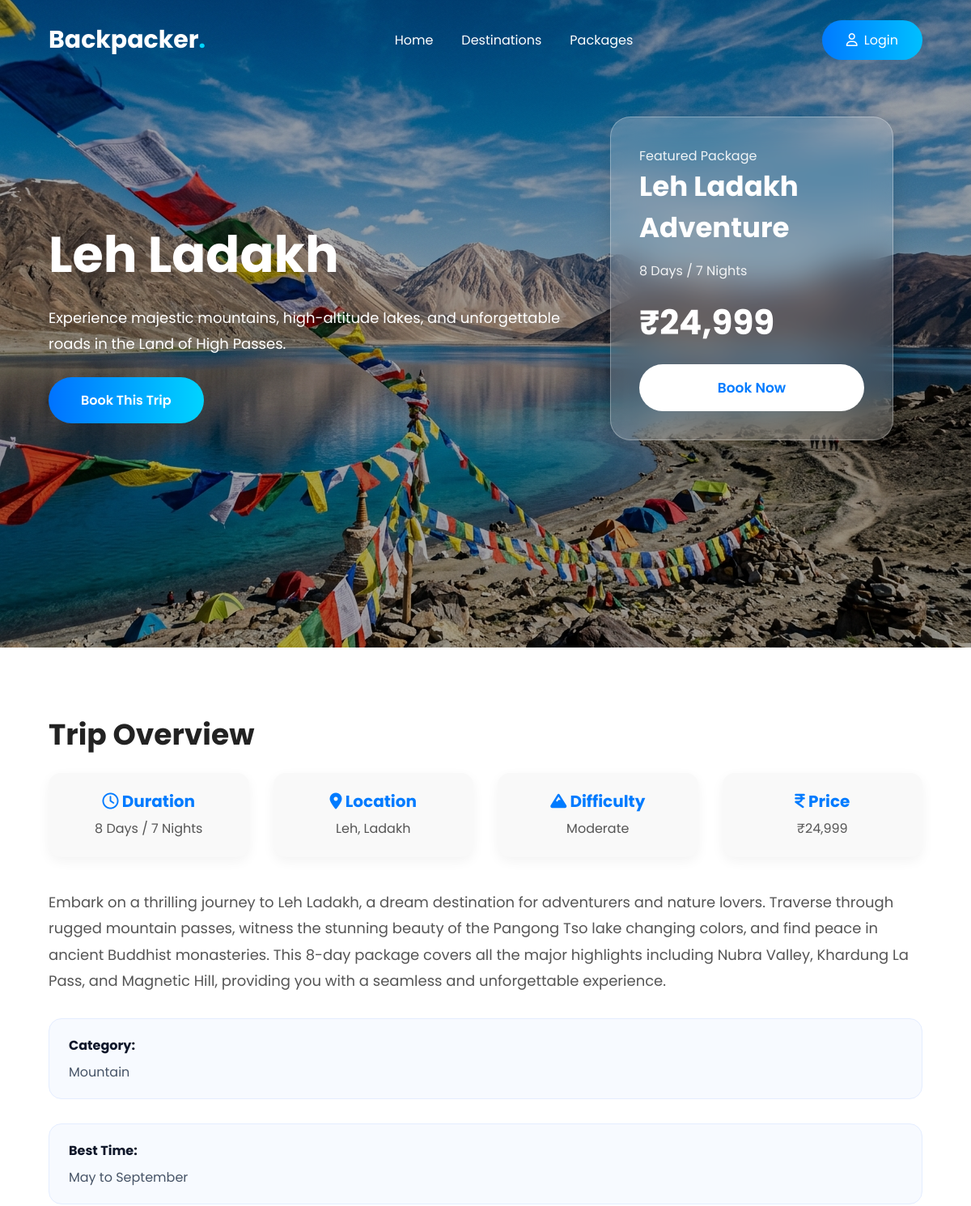
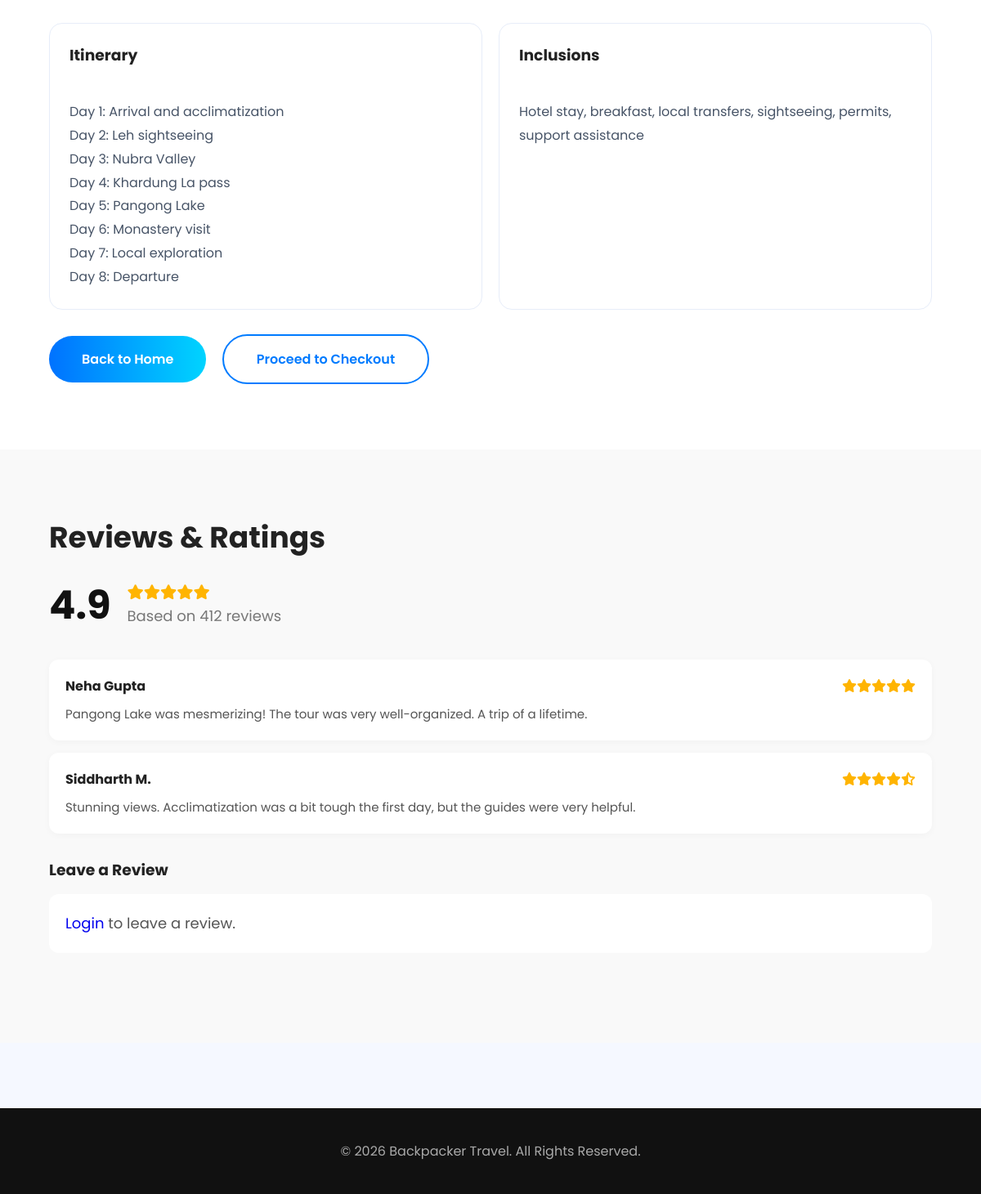
Page /leh-ladakh.php on the committed database (2 pictures, top to bottom).
### tables this page shows
CREATE TABLE IF NOT EXISTS destinations (
    id INT AUTO_INCREMENT PRIMARY KEY,
    title VARCHAR(255) NOT NULL,
    duration VARCHAR(100),
    highlights VARCHAR(255),
    category VARCHAR(100) DEFAULT 'General',
    price DECIMAL(10,2) NOT NULL,
    image_url VARCHAR(255),
    location VARCHAR(255),
    description TEXT,
    overview TEXT,
    itinerary TEXT,
    inclusions TEXT,
    best_time VARCHAR(255),
    difficulty VARCHAR(100),
    hero_image VARCHAR(255)
);

### includes/functions.php (called while the page is built, shortened)
<?php
function clean($value): string
{
    return htmlspecialchars((string) $value, ENT_QUOTES, 'UTF-8');
}
function is_logged_in(): bool
{
    return !empty($_SESSION['user_id']);
}

### leh-ladakh.php (the view, shortened to what this page needs)
<?php
require_once __DIR__ . '/includes/functions.php';
require_once __DIR__ . '/includes/db.php';
$stmt = $pdo->prepare("SELECT * FROM destinations WHERE LOWER(title) = 'leh ladakh' LIMIT 1");
$stmt->execute();
$dest = $stmt->fetch();
$dest_id = $dest['id'] ?? 0;
$reviews = [];
if ($dest_id > 0) {
    $rs = $pdo->prepare('SELECT r.*, u.name FROM reviews r JOIN users u ON r.user_id = u.id WHERE r.destination_id = ? ORDER BY r.created_at DESC');
    $rs->execute([$dest_id]);
    $reviews = $rs->fetchAll();
}
$avg_rating = count($reviews) ? round(array_sum(array_column($reviews, 'rating')) / count($reviews), 1) : 4.9;
$destinationTitle = $dest['title'] ?? 'Leh Ladakh';
$destinationSubtitle = $dest['description'] ?: 'Experience majestic mountains, high-altitude lakes, and unforgettable roads in the Land of High Passes.';
$destinationOverview = $dest['overview'] ?: 'Embark on a thrilling journey to Leh Ladakh, a dream destination for adventurers and nature lovers. Traverse through rugged mountain passes, witness the stunning beauty of the Pangong Tso lake changing colors, and find peace in ancient Buddhist monasteries. This 8-day package covers all the major highlights including Nubra Valley, Khardung La Pass, and Magnetic Hill, providing you with a seamless and unforgettable experience.';
$destinationLocation = $dest['location'] ?: 'Leh, Ladakh';
$destinationBestTime = $dest['best_time'] ?: 'May to September';
$destinationDifficulty = $dest['difficulty'] ?: 'Moderate';
$destinationCategory = $dest['category'] ?: 'Mountain';
$destinationItinerary = $dest['itinerary'] ?: "Day 1: Arrival and acclimatization\nDay 2: Leh sightseeing\nDay 3: Nubra Valley\nDay 4: Khardung La pass\nDay 5: Pangong Lake\nDay 6: Monastery visit\nDay 7: Local exploration\nDay 8: Departure";
$destinationInclusions = $dest['inclusions'] ?: 'Hotel stay, breakfast, local transfers, sightseeing, permits, support assistance';
?>
<!DOCTYPE html>
<html lang="en">
  <head>
    <link rel="stylesheet" href="Style.css" />
    <link rel="stylesheet" href="https://cdnjs.cloudflare.com/ajax/libs/font-awesome/6.5.2/css/all.min.css" />
  </head>
  <body>
    <header>
      <div class="container">
        <nav>
          <div class="logo">Backpacker<span>.</span></div>
          <ul class="nav-links">
            <li><a href="index.php">Home</a></li>
            <li><a href="search.php">Destinations</a></li>
            <li><a href="packages.php">Packages</a></li>
          </ul>
          <div style="display:flex; align-items:center; gap:20px;">
            <?php if (is_logged_in()): ?>
              <a href="profile.php" class="login-btn"><i class="fa-regular fa-user" style="margin-right:8px;"></i>Profile</a>
            <?php else: ?>
              <a href="login.php" class="login-btn"><i class="fa-regular fa-user" style="margin-right:8px;"></i>Login</a>
            <?php endif; ?>
          </div>
        </nav>
      </div>
    </header>
    <section class="hero destination-hero">
      <div class="container">
        <div class="hero-content">
          <h1><?= clean($destinationTitle) ?></h1>
          <p><?= clean($destinationSubtitle) ?></p>
          <a href="#booking" class="btn">Book This Trip</a>
        </div>
      </div>
      <div class="booking-card glass">
        <p>Featured Package</p>
        <h2><?= clean($destinationTitle) ?> Adventure</h2>
        <p><?= clean($dest['duration'] ?: '8 Days / 7 Nights') ?></p>
        <div class="price">&#8377;<?= number_format((float) ($dest['price'] ?? 24999), 0) ?></div>
        <button onclick="document.getElementById('booking').scrollIntoView();">Book Now</button>
      </div>
    </section>
    <section class="trip-details" id="booking">
      <div class="container">
        <h2>Trip Overview</h2>
        <div class="trip-info-box">
          <div class="info-item"><h4><i class="fa-regular fa-clock"></i> Duration</h4><p><?= clean($dest['duration'] ?: '8 Days / 7 Nights') ?></p></div>
          <div class="info-item"><h4><i class="fa-solid fa-location-dot"></i> Location</h4><p><?= clean($destinationLocation) ?></p></div>
          <div class="info-item"><h4><i class="fa-solid fa-mountain"></i> Difficulty</h4><p><?= clean($destinationDifficulty) ?></p></div>
          <div class="info-item"><h4><i class="fa-solid fa-indian-rupee-sign"></i> Price</h4><p>&#8377;<?= number_format((float) ($dest['price'] ?? 24999), 0) ?></p></div>
        </div>
        <p><?= clean($destinationOverview) ?></p>
        <div style="margin: 24px 0 30px; background: #f7faff; padding: 20px 24px; border-radius: 16px; border: 1px solid #e4edff;">
          <strong style="display: block; margin-bottom: 8px; color: #0f172a;">Category:</strong>
          <span style="color:#475467;"><?= clean($destinationCategory) ?></span>
        </div>
        <div style="margin: 24px 0 30px; background: #f7faff; padding: 20px 24px; border-radius: 16px; border: 1px solid #e4edff;">
          <strong style="display: block; margin-bottom: 8px; color: #0f172a;">Best Time:</strong>
          <span style="color:#475467;"><?= clean($destinationBestTime) ?></span>
        </div>
        <div style="margin: 24px 0 30px; display:grid; grid-template-columns: 1fr 1fr; gap:20px;">
          <div style="background:#fff; border:1px solid #e7edf9; border-radius:16px; padding:24px;">
            <h3 style="margin-top:0; margin-bottom:12px;">Itinerary</h3>
            <div style="white-space:pre-line; color:#475467; line-height:1.8;">
              <?= clean($destinationItinerary) ?>
            </div>
          </div>
          <div style="background:#fff; border:1px solid #e7edf9; border-radius:16px; padding:24px;">
            <h3 style="margin-top:0; margin-bottom:12px;">Inclusions</h3>
            <div style="white-space:pre-line; color:#475467; line-height:1.8;">
              <?= clean($destinationInclusions) ?>
            </div>
          </div>
        </div>
        <a href="index.php" class="btn">Back to Home</a>
        <a href="checkout.php<?= $dest_id ? '?dest_id=' . $dest_id : '' ?>" class="btn btn-outline" style="color: #007bff; border-color: #007bff;">Proceed to Checkout</a>
      </div>
    </section>
    <section class="trip-details" style="background: #f9f9f9;">
      <div class="container">
        <h2>Reviews &amp; Ratings</h2>
        <div style="display:flex; align-items:center; gap: 20px; margin-bottom: 30px;">
          <h1 style="font-size:48px; margin:0; color:#111;"><?= $avg_rating ?></h1>
          <div>
            <div style="color:#ffb400; font-size:18px;"><i class="fa-solid fa-star"></i><i class="fa-solid fa-star"></i><i class="fa-solid fa-star"></i><i class="fa-solid fa-star"></i><i class="fa-solid fa-star"></i></div>
            <p style="margin:0; color:#777;">Based on <?= count($reviews) ?: 412 ?> reviews</p>
          </div>
        </div>
        <?php if (empty($reviews)): ?>
          <div style="background:#fff; padding:20px; border-radius:12px; margin-bottom:15px; box-shadow:0 2px 10px rgba(0,0,0,0.03);">
            <div style="display:flex; justify-content:space-between; margin-bottom:10px;"><strong>Neha Gupta</strong><div style="color:#ffb400;"><i class="fa-solid fa-star"></i><i class="fa-solid fa-star"></i><i class="fa-solid fa-star"></i><i class="fa-solid fa-star"></i><i class="fa-solid fa-star"></i></div></div>
            <p style="margin:0; color:#555; font-size:15px; line-height:1.6;">Pangong Lake was mesmerizing! The tour was very well-organized. A trip of a lifetime.</p>
          </div>
          <div style="background:#fff; padding:20px; border-radius:12px; margin-bottom:30px; box-shadow:0 2px 10px rgba(0,0,0,0.03);">
            <div style="display:flex; justify-content:space-between; margin-bottom:10px;"><strong>Siddharth M.</strong><div style="color:#ffb400;"><i class="fa-solid fa-star"></i><i class="fa-solid fa-star"></i><i class="fa-solid fa-star"></i><i class="fa-solid fa-star"></i><i class="fa-solid fa-star-half-stroke"></i></div></div>
            <p style="margin:0; color:#555; font-size:15px; line-height:1.6;">Stunning views. Acclimatization was a bit tough the first day, but the guides were very helpful.</p>
          </div>
        <?php endif; ?>
        <h3 style="margin-bottom:15px;">Leave a Review</h3>
        <?php if (is_logged_in()): ?>
          <form method="post" action="leh-ladakh.php" style="background:#fff; padding:30px; border-radius:12px; box-shadow:0 2px 10px rgba(0,0,0,0.03);">
            <div style="margin-bottom:15px;">
              <label style="display:block; margin-bottom:5px; font-weight:600;">Your Rating</label>
              <div style="display:flex; gap:8px; font-size:24px;" id="star-row">
                <?php for ($i=1;$i<=5;$i++): ?><i class="fa-solid fa-star" data-val="<?= $i ?>" style="color:#ddd; cursor:pointer;" onclick="setRating(<?= $i ?>)"></i><?php endfor; ?>
              </div>
              <input type="hidden" name="rating" id="rating_val" value="5">
            </div>
            <div style="margin-bottom:15px;">
              <label style="display:block; margin-bottom:5px; font-weight:600;">Comment</label>
              <textarea name="comment" style="width:100%; padding:15px; border:1px solid #ddd; border-radius:8px; font-family:inherit; box-sizing:border-box;" rows="4" placeholder="Share your experience..." required></textarea>
            </div>
            <button type="submit" class="btn" style="border:none; cursor:pointer;">Submit Review</button>
          </form>
        <?php else: ?>
          <p style="background:#fff; padding:20px; border-radius:12px;"><a href="login.php">Login</a> to leave a review.</p>
        <?php endif; ?>
      </div>
    </section>
    <footer>
      <div class="container">
        <p style="text-align:center;padding:40px 0;">&copy; 2026 Backpacker Travel. All Rights Reserved.</p>
      </div>
    </footer>
  </body>
</html>

### Style.css (style rules this page uses)
* { margin: 0; padding: 0; box-sizing: border-box; font-family: 'Poppins', sans-serif; }
html { scroll-behavior: smooth; }
body { background: #f5f8ff; color: #222; overflow-x: hidden; }
a { text-decoration: none; }
ul { list-style: none; }
.container { width: 90%; max-width: 1300px; margin: auto; }
header { position: absolute; width: 100%; top: 0; left: 0; z-index: 999; }
nav { display: flex; justify-content: space-between; align-items: center; padding: 25px 0; }
.logo { color: #fff; font-size: 30px; font-weight: 700; }
.logo span { color: #00d4ff; }
.nav-links { display: flex; gap: 35px; }
.nav-links a { color: #fff; font-size: 16px; transition: 0.3s; }
.login-btn { padding: 12px 30px; border-radius: 50px; color: white; background: linear-gradient(90deg, #007bff, #00bfff); transition: 0.4s; }
.hero { min-height: 100vh; background: url("images/hero.jpg") center/cover; display: flex; align-items: center; position: relative; }
.hero::before { content: ""; position: absolute; inset: 0; background: rgba(0, 0, 0, 0.35); }
.hero-content { position: relative; z-index: 2; max-width: 650px; color: white; }
.hero-content h1 { font-size: 62px; font-weight: 700; line-height: 75px; }
.hero-content p { margin: 25px 0; font-size: 18px; line-height: 32px; }
.btn { display: inline-block; padding: 16px 40px; border-radius: 50px; color: white; background: linear-gradient(90deg, #0072ff, #00d4ff); transition: 0.4s; margin-right: 15px; font-weight: 600; }
.btn-outline { background: transparent; border: 2px solid white; }
.glass { backdrop-filter: blur(18px); background: rgba(255, 255, 255, 0.18); border: 1px solid rgba(255, 255, 255, 0.3); border-radius: 25px; box-shadow: 0 8px 30px rgba(0, 0, 0, 0.15); }
.booking-card { position: absolute; right: 8%; top: 18%; width: 350px; padding: 35px; color: white; }
.booking-card h2 { font-size: 34px; margin-bottom: 15px; }
.booking-card p { opacity: 0.9; }
.price { font-size: 42px; font-weight: 700; margin: 20px 0; }
.booking-card button { width: 100%; padding: 16px; border: none; border-radius: 50px; background: white; color: #007bff; font-size: 17px; cursor: pointer; font-weight: 600; }
footer { background: #111; color: #fff; margin-top: 80px; }
footer p { color: #aaa; }

### rows in the picture
destinations: title "Leh Ladakh", description "Experience majestic mountains, high-altitude lakes, and unforgettable roads in the Land of High Passes.", duration "8 Days / 7 Nights", price "24,999", location "Leh, Ladakh", difficulty "Moderate", overview "Embark on a thrilling journey to Leh Ladakh, a dream destination for adventurers and nature lovers. Traverse through rugged mountain passes, witness the stunning beauty of the Pangong Tso lake changing colors, and find peace in ancient Buddhist monasteries. This 8-day package covers all the major highlights including Nubra Valley, Khardung La Pass, and Magnetic Hill, providing you with a seamless and unforgettable experience.", category "Mountain", best_time "May to September", itinerary "Day 1: Arrival and acclimatization Day 2: Leh sightseeing Day 3: Nubra Valley Day 4: Khardung La pass Day 5: Pangong Lake Day 6: Monastery visit Day 7: Local exploration Day 8: Departure", inclusions "Hotel stay, breakfast, local transfers, sightseeing, permits, support assistance"

### other values in the picture
$avg_rating "4.9"
count($reviews) ?: 412 "412"
